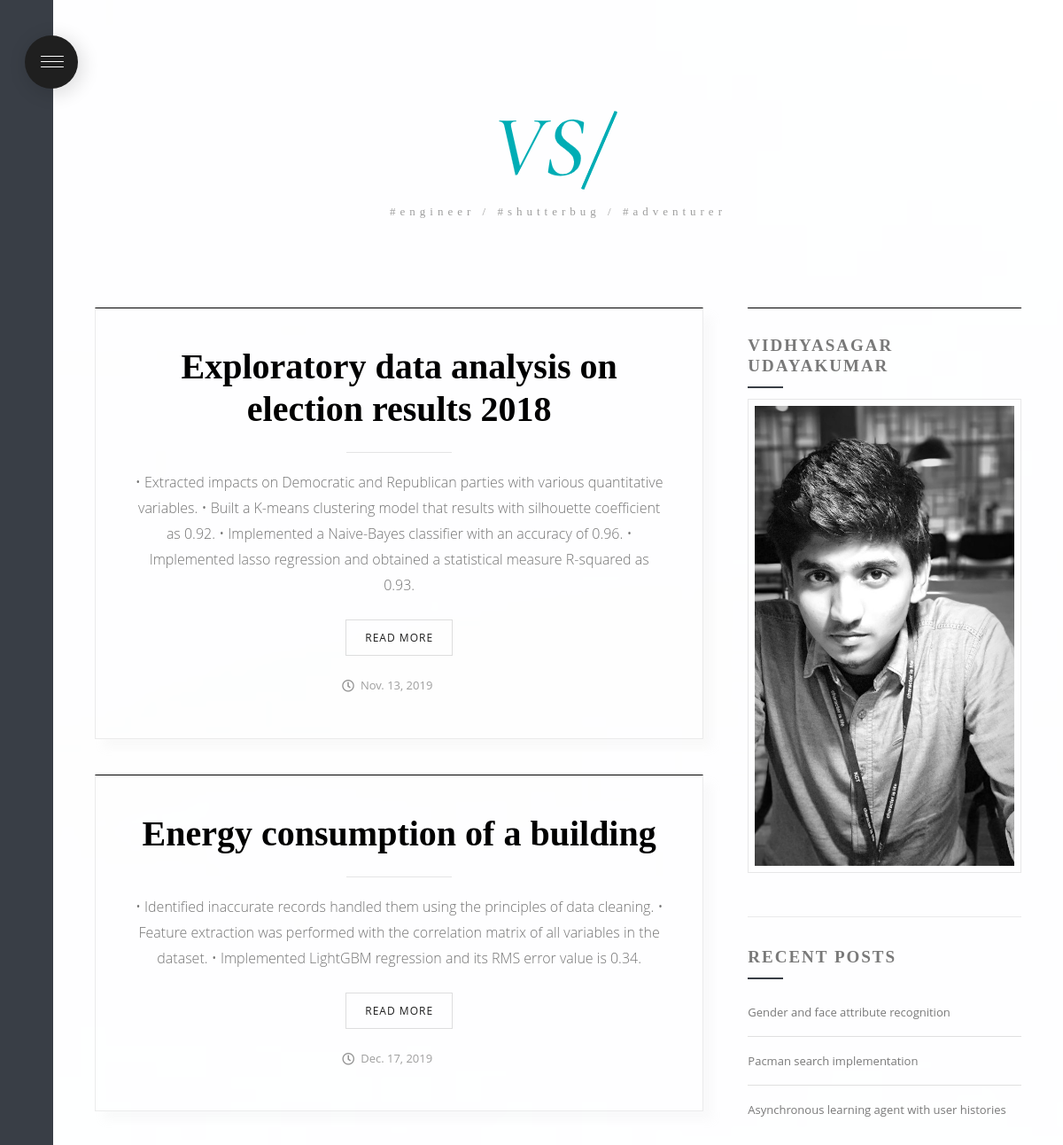
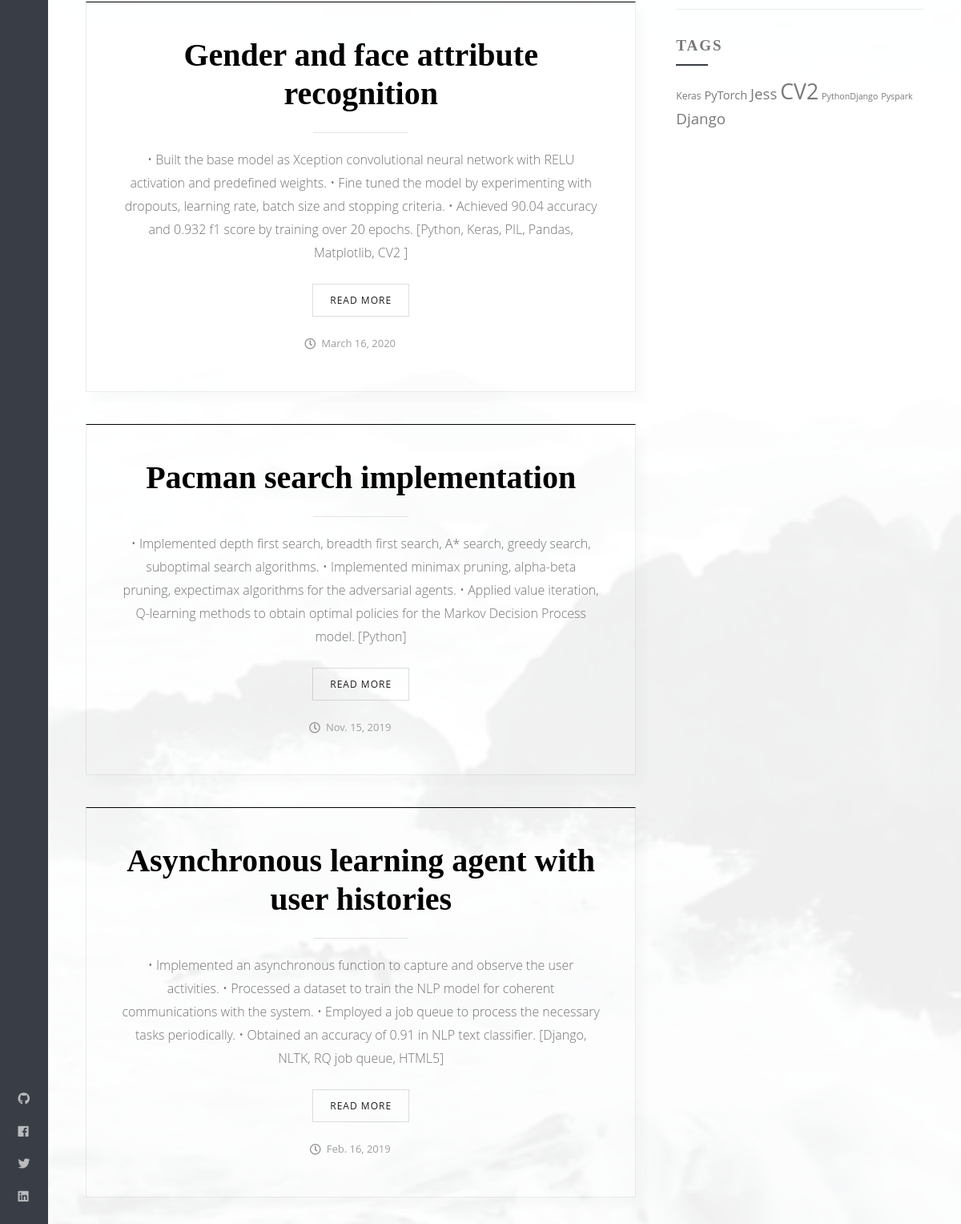
The page / on the database its author committed (2 pictures, top to bottom).
### landing/models.py (models this page shows)
class Project(models.Model):
    title = models.CharField(max_length=250)
    description = models.TextField(max_length=2500)
    image = models.ImageField(upload_to='project_images/')
    image_title = models.CharField(max_length=250)
    date = models.DateField()
    created_at = models.DateField(auto_now_add= True)
    updated_at = models.DateField(auto_now_add= True)

### landing/views.py (the view)
# urls.py: 2. Add a URL to urlpatterns:  url(r'^$', views.home, name='home')
def home(request):
    projects = Project.objects.all()
    skills = ['Data Science', 'Artificial Intelligence', 'PyTorch', 'Pandas', 'Matplotlib', 'Numpy', 'Pyspark', 'Python', 'Netica', 'Jess', 'Ruby', 'Django', 'Ruby On Rails', 'Machine Learning', 'Keras', "PIL", 'CV2','Tensorflow']
    random.shuffle(skills)
    recent_posts = projects.order_by('-created_at')
    recent_posts = recent_posts[0:3]
    recent_posts = recent_posts.values('title','id')
    return render(request,'landing/landing.html',{'projects':projects, 'skills': skills[0:7], 'recent_posts': recent_posts})

### landing/templates/landing/landing.html (shortened to what this page needs)
{% load staticfiles %}
<!DOCTYPE html>
<html lang="en-US">
   <head><meta http-equiv="Content-Type" content="text/html; charset=UTF-8" />
<link rel="stylesheet" type="text/css" href="{% static 'landing/wp-demo/zunday/wp-content/cache/wpfc-minified/1s9x4x6k/a3jot.css'%}" media="all"/>
   </head>
   <body class="page-template page-template-page-fullwidth-with-photo-sidebar page-template-page-fullwidth-with-photo-sidebar-php page page-id-274" >
      <div class="fBg   ">
      <header>
         <a href="{% url 'home' %}" class="logo">
         <img src="{% static 'landing/wp-demo/zunday/wp-content/themes/zunday/assets/img/logo.png'%}" class="aos-item" data-aos="fade-up" data-aos-duration="700" alt="Zunday" style="margin-top: 20%">
         <span class="descLogo aos-item" data-aos="fade-up" data-aos-duration="700">#Engineer / #ShutterBug / #Adventurer</span></a>
               </header>
      <nav class="sideTB aos-item" data-aos="fade-right" data-aos-duration="700">
         <div class="logo n_button">
            <a class="btn_menu js-menuBtn">
               <div id="nav-icon2">
                  <span></span>
                  <span></span>
                  <span></span>
                  <span></span>
                  <span></span>
                  <span></span>
               </div>
            </a>
         </div>
         <ul class="nav__social">
             <li><a href="https://github.com/vidhyasagar13" class="nav_social__item"><i class="fab fa-github"></i></a></li>
             <li><a href="https://www.facebook.com/VidhyaSagar97" class="nav_social__item"><i class="fab fa-facebook"></i></a></li>
             <li><a href="https://twitter.com/ImVidhyasagar" class="nav_social__item"><i class="fab fa-twitter"></i></a></li>
             <li><a href="https://www.linkedin.com/in/vidhyasagar-udayakumar/" class="nav_social__item"><i class="fab fa-linkedin"></i></a></li>
         </ul>
      </nav>
      <div class="main">
<div class="container demoS">
   <div class="row">
    {% include 'landing/projects.html' %}
      <div class="col-md-4 order-2">
         <div class="widgetContainer sidebar sidebar_Side aos-item" data-aos="fade-up" data-aos-duration="700">
            <div class="row">
               <div class="col-12">
                   <div class="widget">
                       <h3 class="widget-title">Vidhyasagar Udayakumar</h3>
                       <img src="{% static 'landing/wp-demo/zunday/wp-content/themes/zunday/assets/img/profile.jpg'%}" class="aos-item" data-aos="fade-up" data-aos-duration="700" alt="Zunday">
                   </div>
               </div>
                <div class="col-12">
                    <div class="widget">
                        <h3 class="widget-title">Recent Posts</h3>
                            <ul>
                                <li><a href="{% url 'projectreadmore' recent_posts.0.id %}">{{ recent_posts.0.title }}</a></li>
                                <li><a href="{% url 'projectreadmore' recent_posts.1.id %}">{{ recent_posts.1.title }}</a></li>
                                <li><a href="{% url 'projectreadmore' recent_posts.0.id %}">{{ recent_posts.2.title }}</a></li>
                            </ul>
                    </div>
                </div>
                <div class="col-12"><div class="widget">
                    <h3 class="widget-title">Tags</h3>
                        <div class="tagcloud">
<a href="index.html" class="tag-cloud-link tag-link-12 tag-link-position-2" style="font-size: 9pt;" aria-label="College (1 item)">{{ skills.0 }}</a>
<a href="index.html" class="tag-cloud-link tag-link-18 tag-link-position-3" style="font-size: 11pt;" aria-label="Cook (1 item)">{{ skills.1 }}</a>
<a href="index.html" class="tag-cloud-link tag-link-42 tag-link-position-4" style="font-size: 14pt;" aria-label="Decor (1 item)">{{ skills.2 }}</a>
<a href="index.html" class="tag-cloud-link tag-link-44 tag-link-position-5" style="font-size: 20pt;" aria-label="design (1 item)">{{ skills.3 }}</a>
<a href="index.html" class="tag-cloud-link tag-link-44 tag-link-position-5" style="font-size: 8pt;" aria-label="design (1 item)">{{ skills.4 }}Django</a>
<a href="index.html" class="tag-cloud-link tag-link-44 tag-link-position-5" style="font-size: 8pt;" aria-label="design (1 item)">{{ skills.5 }}</a>
<a href="index.html" class="tag-cloud-link tag-link-44 tag-link-position-5" style="font-size: 14pt;" aria-label="design (1 item)">{{ skills.6 }}</a>
</div></div>
            </div>
         </div>
      </div>
   </div>
</div>
      </div>
      </div>
      </div>
   </body>
</html>

### landing/templates/landing/projects.html (shortened to what this page needs)
{% load staticfiles %}
<div class="col-md-8 order-2">
    {% for project in projects %}
         <section data-aos="fade-up" data-aos-anchor-placement="top-bottom" data-aos-duration="700" id="post-37" class="aos-item post-37 post type-post status-publish format-gallery has-post-thumbnail hentry category-lifestyle tag-general tag-lifestyle tag-london tag-village post_format-post-format-gallery">
            <div class="blogitem text-center fullImg mobileImg_S">
               <a href="#">
                  <h2 class="blogitem__title blogitem__title--separator">{{ project.title }}</h2>
               </a>
               <div class="lineGeneral"></div>
               <div class="blogitem__description">
                  <div>
                     <p>{{ project.description }}</p>
                  </div>
                  <p><a href="{% url 'projectreadmore' project.id %}" class="more-link"><span>Read More</span></a></p>
               </div>
               <div class="iteminfo">
                  <div class="iteminfoCont time">
                     <i class="fa fa-clock"></i>{{ project.date }}                 </div>
               </div>
            </div>
         </section>
    {% endfor %}
      </div>

### landing/templates/landing/landing.html (style rules this page uses)
.blogitem__title { font-family:"Playfair Display";font-weight:700;font-style:normal;color:#1f1f1f;font-size:40px;opacity: 1;visibility: visible;-webkit-transition: opacity 0.24s ease-in-out;-moz-transition: opacity 0.24s ease-in-out;transition: opacity 0.24s ease-in-out; }
a,body,p { font-family:"Open Sans";font-weight:normal;font-style:normal;opacity: 1;visibility: visible;-webkit-transition: opacity 0.24s ease-in-out;-moz-transition: opacity 0.24s ease-in-out;transition: opacity 0.24s ease-in-out; }
.widget .widget-title { font-family:"Playfair Display";text-transform:uppercase;letter-spacing:2px;font-weight:700;font-style:normal;color:#797979;font-size:19px;opacity: 1;visibility: visible;-webkit-transition: opacity 0.24s ease-in-out;-moz-transition: opacity 0.24s ease-in-out;transition: opacity 0.24s ease-in-out; }

### rows shown on the page
Project: title "Exploratory data analysis on election results 2018", description "• Extracted impacts on Democratic and Republican parties with various quantitative variables. • Built a K-means clustering model that results with silhouette coefficient as 0.92. • Implemented a Naive-Bayes classifier with an accuracy of 0.96. • Implemented lasso regression and obtained a statistical measure R-squared as 0.93.", date "Nov. 13, 2019"
Project: title "Energy consumption of a building", description "• Identified inaccurate records handled them using the principles of data cleaning. • Feature extraction was performed with the correlation matrix of all variables in the dataset. • Implemented LightGBM regression and its RMS error value is 0.34.", date "Dec. 17, 2019"
Project: title "Gender and face attribute recognition", description "• Built the base model as Xception convolutional neural network with RELU activation and predefined weights. • Fine tuned the model by experimenting with dropouts, learning rate, batch size and stopping criteria. • Achieved 90.04 accuracy and 0.932 f1 score by training over 20 epochs. [Python, Keras, PIL, Pandas, Matplotlib, CV2 ]", date "March 16, 2020"
Project: title "Pacman search implementation", description "• Implemented depth first search, breadth first search, A* search, greedy search, suboptimal search algorithms. • Implemented minimax pruning, alpha-beta pruning, expectimax algorithms for the adversarial agents. • Applied value iteration, Q-learning methods to obtain optimal policies for the Markov Decision Process model. [Python]", date "Nov. 15, 2019"
Project: title "Asynchronous learning agent with user histories", description "• Implemented an asynchronous function to capture and observe the user activities. • Processed a dataset to train the NLP model for coherent communications with the system. • Employed a job queue to process the necessary tasks periodically. • Obtained an accuracy of 0.91 in NLP text classifier. [Django, NLTK, RQ job queue, HTML5]", date "Feb. 16, 2019"

### other values the page prints
{{ skills.0 }} "Keras"
{{ skills.1 }} "PyTorch"
{{ skills.2 }} "Jess"
{{ skills.3 }} "CV2"
{{ skills.4 }} "Python"
{{ skills.5 }} "Pyspark"
{{ skills.6 }} "Django"
